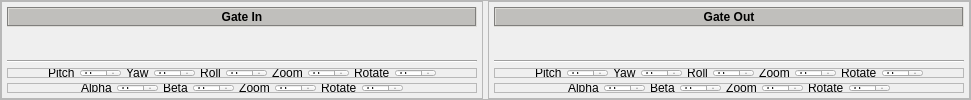
          <widget class="QFrame" name="frame_8">
           <property name="frameShape">
            <enum>QFrame::StyledPanel</enum>
           </property>
           <property name="frameShadow">
            <enum>QFrame::Raised</enum>
           </property>
           <layout class="QHBoxLayout" name="horizontalLayout_2">
            <property name="spacing">
             <number>5</number>
            </property>
            <property name="leftMargin">
             <number>0</number>
            </property>
            <property name="topMargin">
             <number>0</number>
            </property>
            <property name="rightMargin">
             <number>0</number>
            </property>
            <property name="bottomMargin">
             <number>0</number>
            </property>
            <item>
             <widget class="QFrame" name="frame_11">
              <property name="frameShape">
               <enum>QFrame::StyledPanel</enum>
              </property>
              <property name="frameShadow">
               <enum>QFrame::Raised</enum>
              </property>
              <layout class="QVBoxLayout" name="verticalLayout_7">
               <property name="spacing">
                <number>5</number>
               </property>
               <property name="leftMargin">
                <number>5</number>
               </property>
               <property name="topMargin">
                <number>5</number>
               </property>
               <property name="rightMargin">
                <number>5</number>
               </property>
               <property name="bottomMargin">
                <number>0</number>
               </property>
               <item>
                <widget class="QLabel" name="label_8">
                 <property name="minimumSize">
                  <size>
                   <width>0</width>
                   <height>20</height>
                  </size>
                 </property>
                 <property name="maximumSize">
                  <size>
                   <width>16777215</width>
                   <height>20</height>
                  </size>
                 </property>
                 <property name="font">
                  <font>
                   <weight>75</weight>
                   <bold>true</bold>
                  </font>
                 </property>
                 <property name="styleSheet">
                  <string notr="true">background-color: rgb(192, 191, 188);</string>
                 </property>
                 <property name="frameShape">
                  <enum>QFrame::Box</enum>
                 </property>
                 <property name="frameShadow">
                  <enum>QFrame::Sunken</enum>
                 </property>
                 <property name="text">
                  <string>Gate In</string>
                 </property>
                 <property name="alignment">
                  <set>Qt::AlignCenter</set>
                 </property>
                </widget>
               </item>
               <item>
                <widget class="QLabel" name="vidio_gate_in">
                 <property name="text">
                  <string/>
                 </property>
                </widget>
               </item>
               <item>
                <widget class="QFrame" name="frame_25">
                 <property name="maximumSize">
                  <size>
                   <width>16777215</width>
                   <height>38</height>
                  </size>
                 </property>
                 <property name="frameShape">
                  <enum>QFrame::NoFrame</enum>
                 </property>
                 <property name="frameShadow">
                  <enum>QFrame::Raised</enum>
                 </property>
                 <layout class="QVBoxLayout" name="verticalLayout_13">
                  <property name="spacing">
                   <number>5</number>
                  </property>
                  <property name="leftMargin">
                   <number>0</number>
                  </property>
                  <property name="topMargin">
                   <number>0</number>
                  </property>
                  <property name="rightMargin">
                   <number>0</number>
                  </property>
                  <property name="bottomMargin">
                   <number>5</number>
                  </property>
                  <item>
                   <widget class="Line" name="line_2">
                    <property name="styleSheet">
                     <string notr="true">background-color:(222, 221, 218)</string>
                    </property>
                    <property name="orientation">
                     <enum>Qt::Horizontal</enum>
                    </property>
                   </widget>
                  </item>
                  <item>
                   <widget class="QFrame" name="frame_mode2">
                    <property name="maximumSize">
                     <size>
                      <width>16777215</width>
                      <height>25</height>
                     </size>
                    </property>
                    <property name="frameShape">
                     <enum>QFrame::StyledPanel</enum>
                    </property>
                    <property name="frameShadow">
                     <enum>QFrame::Raised</enum>
                    </property>
                    <layout class="QHBoxLayout" name="horizontalLayout_5">
                     <property name="spacing">
                      <number>5</number>
                     </property>
                     <property name="leftMargin">
                      <number>0</number>
                     </property>
                     <property name="topMargin">
                      <number>0</number>
                     </property>
                     <property name="rightMargin">
                      <number>0</number>
                     </property>
                     <property name="bottomMargin">
                      <number>0</number>
                     </property>
                     <item>
                      <spacer name="horizontalSpacer">
                       <property name="orientation">
                        <enum>Qt::Horizontal</enum>
                       </property>
                       <property name="sizeHint" stdset="0">
                        <size>
                         <width>40</width>
                         <height>20</height>
                        </size>
                       </property>
                      </spacer>
                     </item>
                     <item>
                      <widget class="QLabel" name="alpha_5">
                       <property name="frameShape">
                        <enum>QFrame::NoFrame</enum>
                       </property>
                       <property name="text">
                        <string>Pitch</string>
                       </property>
                      </widget>
                     </item>
                     <item>
                      <widget class="QSpinBox" name="spinBox_alpha_5"/>
                     </item>
                     <item>
                      <widget class="QLabel" name="beta_4">
                       <property name="text">
                        <string>Yaw</string>
                       </property>
                      </widget>
                     </item>
                     <item>
                      <widget class="QSpinBox" name="spinBox_beta_4"/>
                     </item>
                     <item>
                      <widget class="QLabel" name="x_5">
                       <property name="frameShadow">
                        <enum>QFrame::Raised</enum>
                       </property>
                       <property name="text">
                        <string>Roll</string>
                       </property>
                       <property name="alignment">
                        <set>Qt::AlignCenter</set>
                       </property>
                      </widget>
                     </item>
                     <item>
                      <widget class="QSpinBox" name="spinBox_x_5"/>
                     </item>
                     <item>
                      <widget class="QLabel" name="x_6">
                       <property name="frameShadow">
                        <enum>QFrame::Raised</enum>
                       </property>
                       <property name="text">
                        <string>Zoom</string>
                       </property>
                       <property name="alignment">
                        <set>Qt::AlignCenter</set>
                       </property>
                      </widget>
                     </item>
                     <item>
                      <widget class="QSpinBox" name="spinBox_x_6"/>
                     </item>
                     <item>
                      <widget class="QLabel" name="label_2">
                       <property name="text">
                        <string>Rotate</string>
                       </property>
                      </widget>
                     </item>
                     <item>
                      <widget class="QSpinBox" name="spinBox_2"/>
                     </item>
                     <item>
                      <spacer name="horizontalSpacer_2">
                       <property name="orientation">
                        <enum>Qt::Horizontal</enum>
                       </property>
                       <property name="sizeHint" stdset="0">
                        <size>
                         <width>40</width>
                         <height>20</height>
                        </size>
                       </property>
                      </spacer>
                     </item>
                    </layout>
                   </widget>
                  </item>
                  <item>
                   <widget class="QFrame" name="frame_mode1">
                    <property name="maximumSize">
                     <size>
                      <width>16777215</width>
                      <height>25</height>
                     </size>
                    </property>
                    <property name="frameShape">
                     <enum>QFrame::StyledPanel</enum>
                    </property>
                    <property name="frameShadow">
                     <enum>QFrame::Raised</enum>
                    </property>
                    <layout class="QHBoxLayout" name="horizontalLayout_7">
                     <property name="spacing">
                      <number>5</number>
                     </property>
                     <property name="leftMargin">
                      <number>0</number>
                     </property>
                     <property name="topMargin">
                      <number>0</number>
                     </property>
                     <property name="rightMargin">
                      <number>0</number>
                     </property>
                     <property name="bottomMargin">
                      <number>0</number>
                     </property>
                     <item>
                      <spacer name="horizontalSpacer_3">
                       <property name="orientation">
                        <enum>Qt::Horizontal</enum>
                       </property>
                       <property name="sizeHint" stdset="0">
                        <size>
                         <width>40</width>
                         <height>20</height>
                        </size>
                       </property>
                      </spacer>
                     </item>
                     <item>
                      <widget class="QLabel" name="alpha_2">
                       <property name="frameShape">
                        <enum>QFrame::NoFrame</enum>
                       </property>
                       <property name="text">
                        <string>Alpha</string>
                       </property>
                      </widget>
                     </item>
                     <item>
                      <widget class="QSpinBox" name="spinBox_alpha_2"/>
                     </item>
                     <item>
                      <widget class="QLabel" name="beta_2">
                       <property name="text">
                        <string>Beta</string>
                       </property>
                      </widget>
                     </item>
                     <item>
                      <widget class="QSpinBox" name="spinBox_beta_2_2"/>
                     </item>
                     <item>
                      <widget class="QLabel" name="x_2">
                       <property name="frameShadow">
                        <enum>QFrame::Raised</enum>
                       </property>
                       <property name="text">
                        <string>Zoom</string>
                       </property>
                       <property name="alignment">
                        <set>Qt::AlignCenter</set>
                       </property>
                      </widget>
                     </item>
                     <item>
                      <widget class="QSpinBox" name="spinBox_zoom_2"/>
                     </item>
                     <item>
                      <widget class="QLabel" name="label_3">
                       <property name="text">
                        <string>Rotate</string>
                       </property>
                      </widget>
                     </item>
                     <item>
                      <widget class="QSpinBox" name="spinBox_rotate_2"/>
                     </item>
                     <item>
                      <spacer name="horizontalSpacer_4">
                       <property name="orientation">
                        <enum>Qt::Horizontal</enum>
                       </property>
                       <property name="sizeHint" stdset="0">
                        <size>
                         <width>40</width>
                         <height>20</height>
                        </size>
                       </property>
                      </spacer>
                     </item>
                    </layout>
                   </widget>
                  </item>
                 </layout>
                </widget>
               </item>
              </layout>
             </widget>
            </item>
            <item>
             <widget class="QFrame" name="frame_10">
              <property name="maximumSize">
               <size>
                <width>16777215</width>
                <height>2000</height>
               </size>
              </property>
              <property name="frameShape">
               <enum>QFrame::StyledPanel</enum>
              </property>
              <property name="frameShadow">
               <enum>QFrame::Raised</enum>
              </property>
              <layout class="QVBoxLayout" name="verticalLayout_4">
               <property name="spacing">
                <number>5</number>
               </property>
               <property name="leftMargin">
                <number>5</number>
               </property>
               <property name="topMargin">
                <number>5</number>
               </property>
               <property name="rightMargin">
                <number>5</number>
               </property>
               <property name="bottomMargin">
                <number>0</number>
               </property>
               <item>
                <widget class="QLabel" name="label_10">
                 <property name="minimumSize">
                  <size>
                   <width>0</width>
                   <height>20</height>
                  </size>
                 </property>
                 <property name="maximumSize">
                  <size>
                   <width>16777215</width>
                   <height>20</height>
                  </size>
                 </property>
                 <property name="font">
                  <font>
                   <weight>75</weight>
                   <bold>true</bold>
                  </font>
                 </property>
                 <property name="styleSheet">
                  <string notr="true">background-color: rgb(192, 191, 188);</string>
                 </property>
                 <property name="frameShape">
                  <enum>QFrame::Box</enum>
                 </property>
                 <property name="frameShadow">
                  <enum>QFrame::Sunken</enum>
                 </property>
                 <property name="text">
                  <string>Gate Out</string>
                 </property>
                 <property name="alignment">
                  <set>Qt::AlignCenter</set>
                 </property>
                </widget>
               </item>
               <item>
                <widget class="QLabel" name="vidio_gate_out">
                 <property name="text">
                  <string/>
                 </property>
                </widget>
               </item>
               <item>
                <widget class="QFrame" name="frame_24">
                 <property name="maximumSize">
                  <size>
                   <width>16777215</width>
                   <height>38</height>
                  </size>
                 </property>
                 <property name="frameShape">
                  <enum>QFrame::NoFrame</enum>
                 </property>
                 <property name="frameShadow">
                  <enum>QFrame::Raised</enum>
                 </property>
                 <layout class="QVBoxLayout" name="verticalLayout_12">
                  <property name="spacing">
                   <number>5</number>
                  </property>
                  <property name="leftMargin">
                   <number>0</number>
                  </property>
                  <property name="topMargin">
                   <number>0</number>
                  </property>
                  <property name="rightMargin">
                   <number>0</number>
                  </property>
                  <property name="bottomMargin">
                   <number>5</number>
                  </property>
                  <item>
                   <widget class="Line" name="line_6">
                    <property name="styleSheet">
                     <string notr="true">background-color:(222, 221, 218)</string>
                    </property>
                    <property name="orientation">
                     <enum>Qt::Horizontal</enum>
                    </property>
                   </widget>
                  </item>
                  <item>
                   <widget class="QFrame" name="frame_mode2_2">
                    <property name="maximumSize">
                     <size>
                      <width>16777215</width>
                      <height>25</height>
                     </size>
                    </property>
                    <property name="frameShape">
                     <enum>QFrame::StyledPanel</enum>
                    </property>
                    <property name="frameShadow">
                     <enum>QFrame::Raised</enum>
                    </property>
                    <layout class="QHBoxLayout" name="horizontalLayout_8">
                     <property name="spacing">
                      <number>5</number>
                     </property>
                     <property name="leftMargin">
                      <number>0</number>
                     </property>
                     <property name="topMargin">
                      <number>0</number>
                     </property>
                     <property name="rightMargin">
                      <number>0</number>
                     </property>
                     <property name="bottomMargin">
                      <number>0</number>
                     </property>
                     <item>
                      <spacer name="horizontalSpacer_7">
                       <property name="orientation">
                        <enum>Qt::Horizontal</enum>
                       </property>
                       <property name="sizeHint" stdset="0">
                        <size>
                         <width>40</width>
                         <height>20</height>
                        </size>
                       </property>
                      </spacer>
                     </item>
                     <item>
                      <widget class="QLabel" name="alpha_6">
                       <property name="frameShape">
                        <enum>QFrame::NoFrame</enum>
                       </property>
                       <property name="text">
                        <string>Pitch</string>
                       </property>
                      </widget>
                     </item>
                     <item>
                      <widget class="QSpinBox" name="spinBox_alpha_6"/>
                     </item>
                     <item>
                      <widget class="QLabel" name="beta_5">
                       <property name="text">
                        <string>Yaw</string>
                       </property>
                      </widget>
                     </item>
                     <item>
                      <widget class="QSpinBox" name="spinBox_beta_5"/>
                     </item>
                     <item>
                      <widget class="QLabel" name="x_7">
                       <property name="frameShadow">
                        <enum>QFrame::Raised</enum>
                       </property>
                       <property name="text">
                        <string>Roll</string>
                       </property>
                       <property name="alignment">
                        <set>Qt::AlignCenter</set>
                       </property>
                      </widget>
                     </item>
                     <item>
                      <widget class="QSpinBox" name="spinBox_x_7"/>
                     </item>
                     <item>
                      <widget class="QLabel" name="x_8">
                       <property name="frameShadow">
                        <enum>QFrame::Raised</enum>
                       </property>
                       <property name="text">
                        <string>Zoom</string>
                       </property>
                       <property name="alignment">
                        <set>Qt::AlignCenter</set>
                       </property>
                      </widget>
                     </item>
                     <item>
                      <widget class="QSpinBox" name="spinBox_x_8"/>
                     </item>
                     <item>
                      <widget class="QLabel" name="label_4">
                       <property name="text">
                        <string>Rotate</string>
                       </property>
                      </widget>
                     </item>
                     <item>
                      <widget class="QSpinBox" name="spinBox_4"/>
                     </item>
                     <item>
                      <spacer name="horizontalSpacer_8">
                       <property name="orientation">
                        <enum>Qt::Horizontal</enum>
                       </property>
                       <property name="sizeHint" stdset="0">
                        <size>
                         <width>40</width>
                         <height>20</height>
                        </size>
                       </property>
                      </spacer>
                     </item>
                    </layout>
                    <zorder>alpha_6</zorder>
                    <zorder>spinBox_alpha_6</zorder>
                    <zorder>beta_5</zorder>
                    <zorder>x_7</zorder>
                    <zorder>spinBox_x_7</zorder>
                    <zorder>x_8</zorder>
                    <zorder>spinBox_x_8</zorder>
                    <zorder>label_4</zorder>
                    <zorder>spinBox_4</zorder>
                    <zorder>spinBox_beta_5</zorder>
                   </widget>
                  </item>
                  <item>
                   <widget class="QFrame" name="frame_mode1_2">
                    <property name="maximumSize">
                     <size>
                      <width>16777215</width>
                      <height>30</height>
                     </size>
                    </property>
                    <property name="frameShape">
                     <enum>QFrame::StyledPanel</enum>
                    </property>
                    <property name="frameShadow">
                     <enum>QFrame::Raised</enum>
                    </property>
                    <layout class="QHBoxLayout" name="horizontalLayout_6">
                     <property name="spacing">
                      <number>5</number>
                     </property>
                     <property name="leftMargin">
                      <number>0</number>
                     </property>
                     <property name="topMargin">
                      <number>0</number>
                     </property>
                     <property name="rightMargin">
                      <number>0</number>
                     </property>
                     <property name="bottomMargin">
                      <number>0</number>
                     </property>
                     <item>
                      <spacer name="horizontalSpacer_10">
                       <property name="orientation">
                        <enum>Qt::Horizontal</enum>
                       </property>
                       <property name="sizeHint" stdset="0">
                        <size>
                         <width>40</width>
                         <height>20</height>
                        </size>
                       </property>
                      </spacer>
                     </item>
                     <item>
                      <widget class="QLabel" name="alpha_3">
                       <property name="frameShape">
                        <enum>QFrame::NoFrame</enum>
                       </property>
                       <property name="text">
                        <string>Alpha</string>
                       </property>
                      </widget>
                     </item>
                     <item>
                      <widget class="QSpinBox" name="spinBox_alpha_3"/>
                     </item>
                     <item>
                      <widget class="QLabel" name="beta_3">
                       <property name="text">
                        <string>Beta</string>
                       </property>
                      </widget>
                     </item>
                     <item>
                      <widget class="QSpinBox" name="spinBox_beta_3"/>
                     </item>
                     <item>
                      <widget class="QLabel" name="x_3">
                       <property name="frameShadow">
                        <enum>QFrame::Raised</enum>
                       </property>
                       <property name="text">
                        <string>Zoom</string>
                       </property>
                       <property name="alignment">
                        <set>Qt::AlignCenter</set>
                       </property>
                      </widget>
                     </item>
                     <item>
                      <widget class="QSpinBox" name="spinBox_zoom_3"/>
                     </item>
                     <item>
                      <widget class="QLabel" name="label_5">
                       <property name="text">
                        <string>Rotate</string>
                       </property>
                      </widget>
                     </item>
                     <item>
                      <widget class="QSpinBox" name="spinBox_rotate_3"/>
                     </item>
                     <item>
                      <spacer name="horizontalSpacer_9">
                       <property name="orientation">
                        <enum>Qt::Horizontal</enum>
                       </property>
                       <property name="sizeHint" stdset="0">
                        <size>
                         <width>40</width>
                         <height>20</height>
                        </size>
                       </property>
                      </spacer>
                     </item>
                    </layout>
                   </widget>
                  </item>
                 </layout>
                </widget>
               </item>
              </layout>
             </widget>
            </item>
           </layout>
          </widget>
